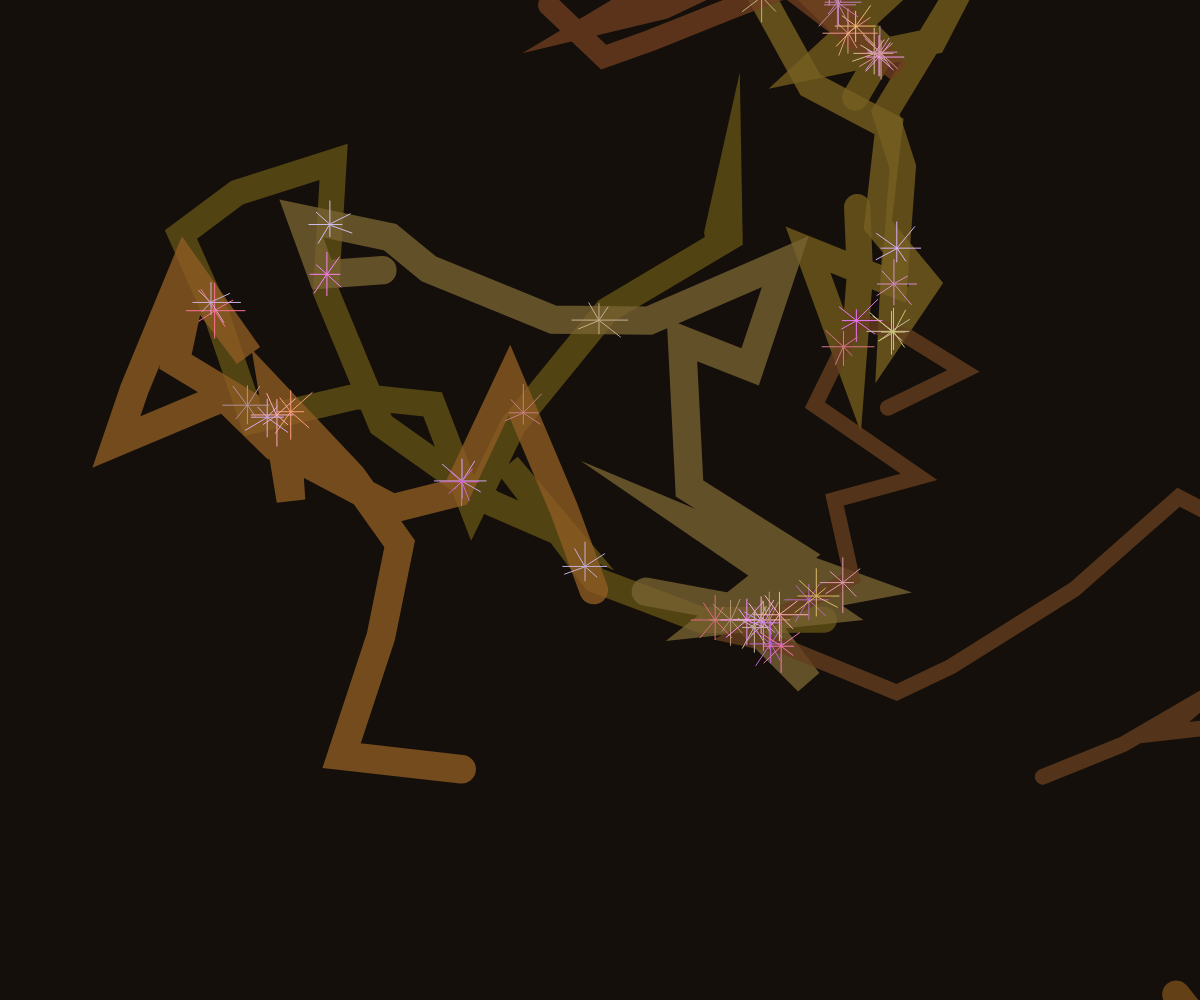
Frame 1 (no input)
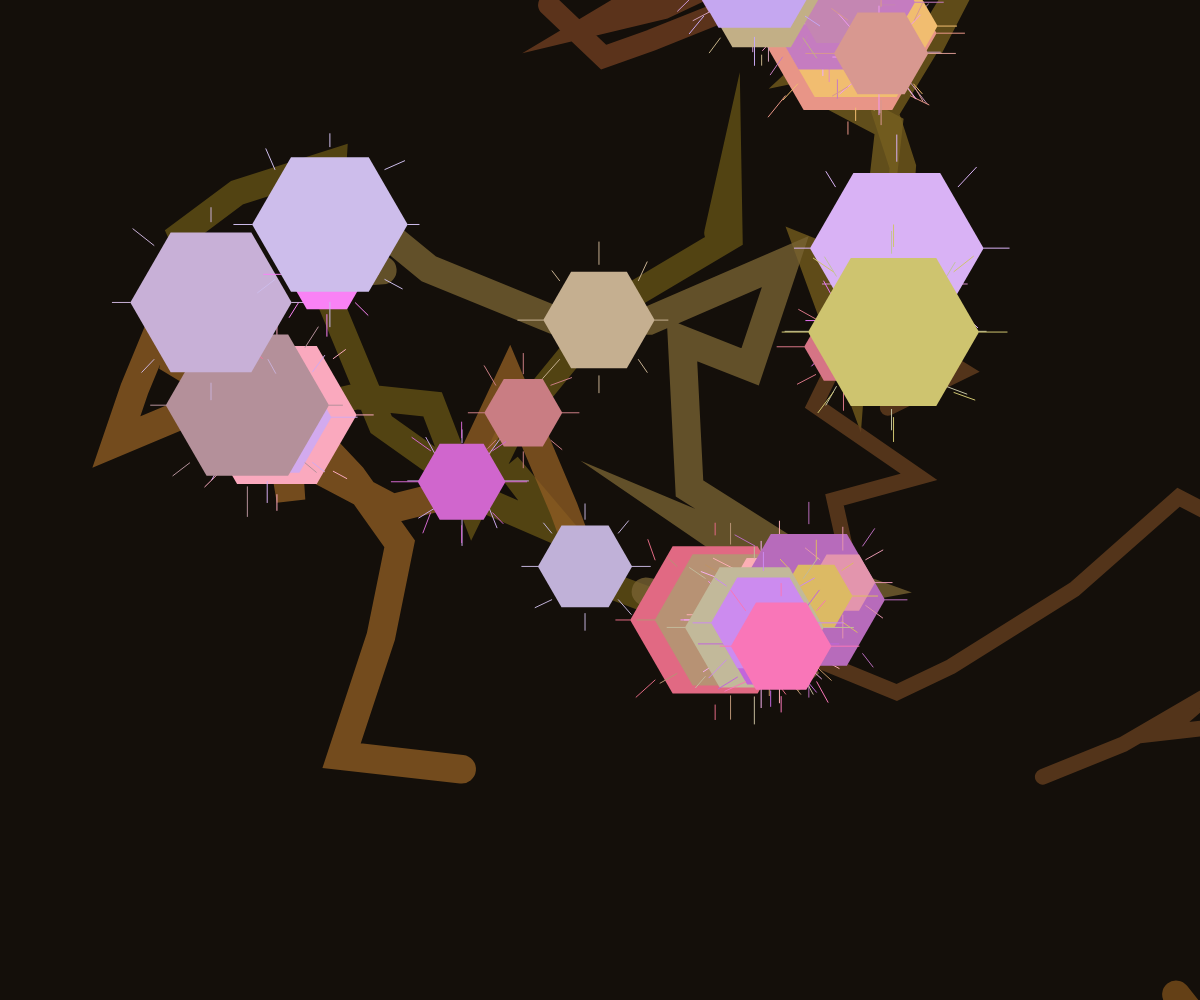
Frame 60 (no input)
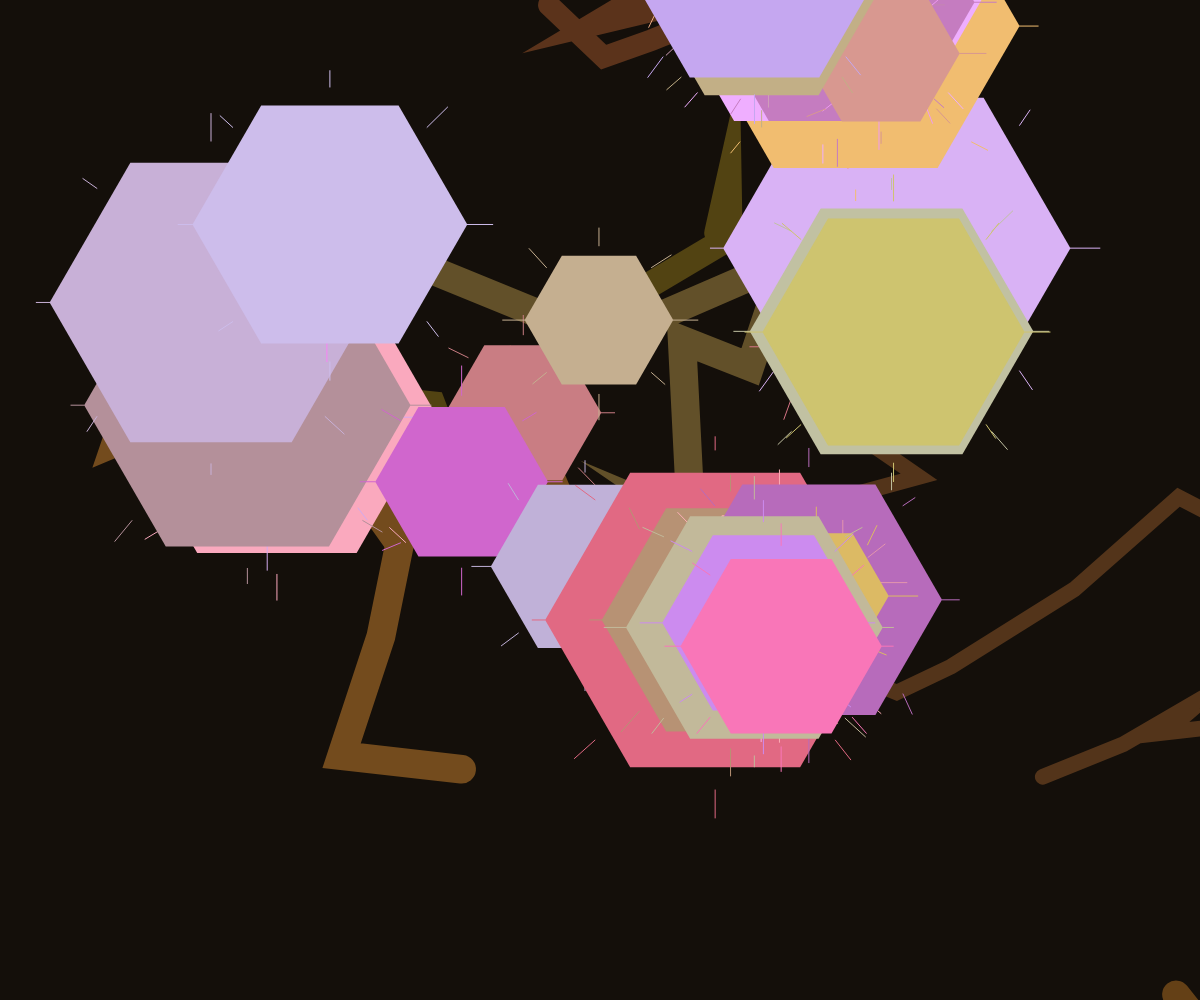
Frame 120 (the mouse pressed at the canvas centre since frame 60)

The p5.js sketch that drew these frames (run headless with seeded random() and noise() and a simulated clock; from frame 60 on, the mouse is pressed at the canvas centre):

// p5.js sketch
// ── sketch.js
let tunnels = [];
let crystals = [];

class Tunnel {
  constructor(x, y) {
    this.segments = [{ x, y }];
    this.width = random(15, 30);
    this.color = color(
      random(100, 150),
      random(60, 100),
      random(20, 50),
      200
    );
  }

  addSegment(x, y) {
    this.segments.push({ x, y });
  }

  draw() {
    if (this.segments.length < 2) return;
    
    stroke(this.color);
    strokeWeight(this.width);
    noFill();
    beginShape();
    for (let i = 0; i < this.segments.length; i++) {
      vertex(this.segments[i].x, this.segments[i].y);
    }
    endShape();
  }
}

class Crystal {
  constructor(x, y, size, color) {
    this.pos = { x, y };
    this.size = size;
    this.color = color;
    this.growth = 0;
    this.maxGrowth = random(5, 15);
  }

  update() {
    if (this.growth < this.maxGrowth) {
      this.growth += 0.1;
    }
  }

  draw() {
    push();
    translate(this.pos.x, this.pos.y);
    
    // Draw a crystalline vein structure
    fill(this.color);
    noStroke();
    
    // Base crystal shape (a few sharp points)
    beginShape();
    for (let i = 0; i < 6; i++) {
      let angle = map(i, 0, 6, 0, TWO_PI);
      let radius = this.size * this.growth;
      vertex(cos(angle) * radius, sin(angle) * radius);
    }
    endShape(CLOSE);
    
    // Add sharp crystal spikes
    stroke(this.color);
    strokeWeight(1);
    for (let i = 0; i < 8; i++) {
      let angle = map(i, 0, 8, 0, TWO_PI);
      let startX = cos(angle) * this.size * this.growth;
      let startY = sin(angle) * this.size * this.growth;
      let endX = cos(angle) * (this.size * this.growth + random(10, 30));
      let endY = sin(angle) * (this.size * this.growth + random(10, 30));
      
      line(startX, startY, endX, endY);
    }
    
    pop();
  }
}

function setup() {
  createCanvas(windowWidth, windowHeight);
  
  // Create initial tunnels
  for (let i = 0; i < 8; i++) {
    let startX = random(width);
    let startY = random(height);
    let tunnel = new Tunnel(startX, startY);
    
    // Add some segments
    for (let j = 0; j < 20; j++) {
      let angle = random(TWO_PI);
      let length = random(50, 150);
      let endX = startX + cos(angle) * length;
      let endY = startY + sin(angle) * length;
      
      tunnel.addSegment(endX, endY);
      startX = endX;
      startY = endY;
    }
    
    tunnels.push(tunnel);
  }

  // Find intersections and place crystals
  for (let i = 0; i < tunnels.length; i++) {
    for (let j = i + 1; j < tunnels.length; j++) {
      let t1 = tunnels[i];
      let t2 = tunnels[j];
      
      // Simple intersection detection between segments
      for (let k = 0; k < t1.segments.length - 1; k++) {
        for (let l = 0; l < t2.segments.length - 1; l++) {
          let s1 = t1.segments[k];
          let e1 = t1.segments[k + 1];
          let s2 = t2.segments[l];
          let e2 = t2.segments[l + 1];
          
          // Check if segments intersect
          let intersection = lineIntersection(s1, e1, s2, e2);
          if (intersection) {
            // Add a crystal at the intersection point
            let crystalSize = random(5, 15);
            let crystalColor = color(
              random(180, 255),
              random(100, 200),
              random(100, 255)
            );
            crystals.push(new Crystal(intersection.x, intersection.y, crystalSize, crystalColor));
          }
        }
      }
    }
  }
}

function lineIntersection(a, b, c, d) {
  let denom = (a.x - b.x) * (c.y - d.y) - (a.y - b.y) * (c.x - d.x);
  if (abs(denom) < 0.001) return null;
  
  let t = ((a.x - c.x) * (c.y - d.y) - (a.y - c.y) * (c.x - d.x)) / denom;
  let u = -((a.x - b.x) * (a.y - c.y) - (a.y - b.y) * (a.x - c.x)) / denom;
  
  if (t >= 0 && t <= 1 && u >= 0 && u <= 1) {
    return { x: a.x + t * (b.x - a.x), y: a.y + t * (b.y - a.y) };
  }
  return null;
}

function draw() {
  background(20, 15, 10); // Dark earth tone

  // Draw tunnels
  for (let tunnel of tunnels) {
    tunnel.draw();
  }

  // Update and draw crystals
  for (let crystal of crystals) {
    crystal.update();
    crystal.draw();
  }
}

function windowResized() {
  resizeCanvas(windowWidth, windowHeight);
}
